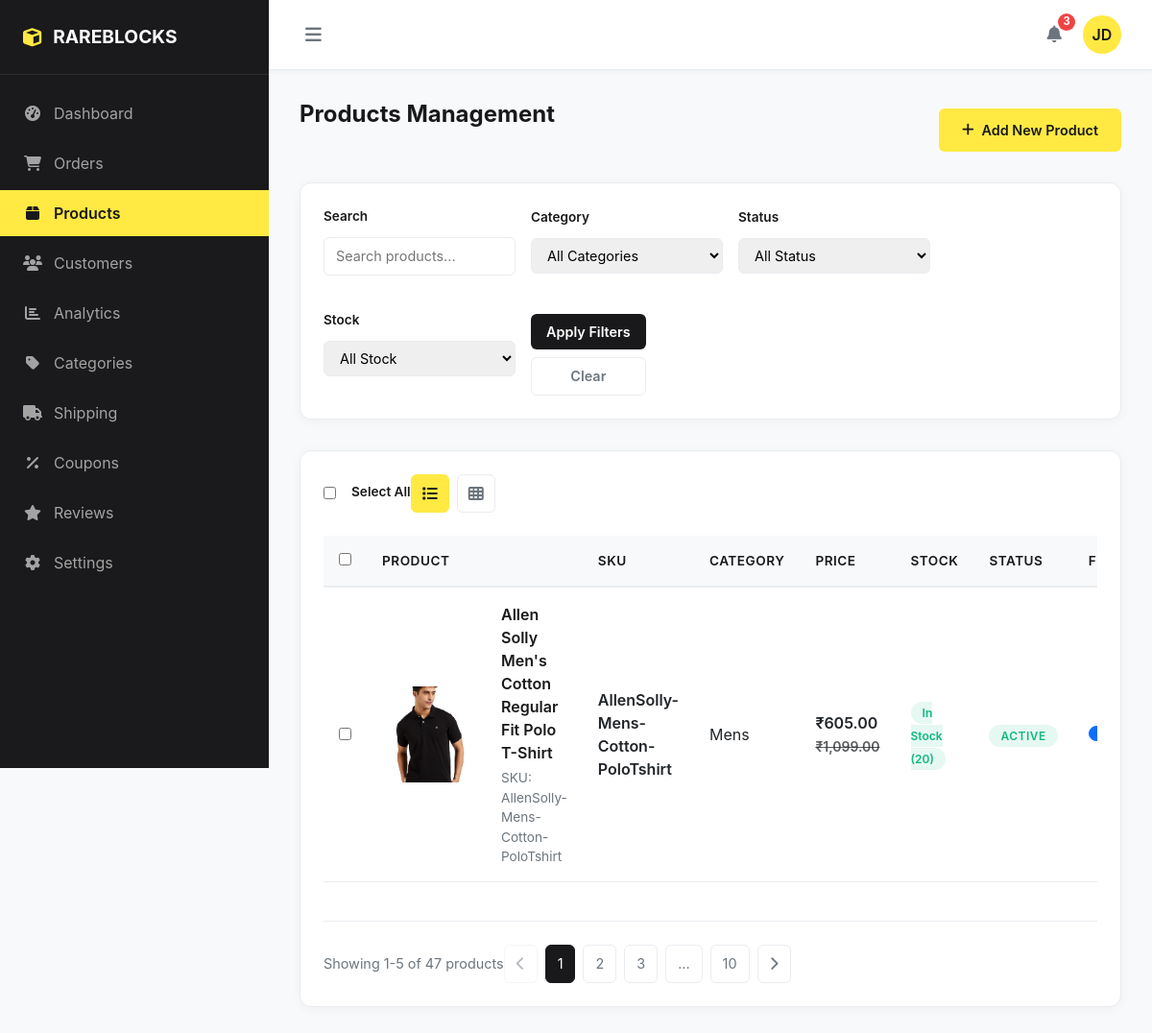
Screenshot of /admin-view-products.php with the database file from the repository.
### tables this page shows
CREATE TABLE `products` (
  `id` int(11) NOT NULL,
  `name` varchar(255) NOT NULL,
  `brand` varchar(100) DEFAULT NULL,
  `slug` varchar(255) NOT NULL,
  `description` text DEFAULT NULL,
  `features` text DEFAULT NULL,
  `specifications` text DEFAULT NULL,
  `sizes` varchar(255) DEFAULT NULL,
  `price` decimal(10,2) NOT NULL,
  `sale_price` decimal(10,2) DEFAULT NULL,
  `sku` varchar(50) DEFAULT NULL,
  `stock_quantity` int(11) NOT NULL DEFAULT 0,
  `category_id` int(11) DEFAULT NULL,
  `image` varchar(255) DEFAULT NULL,
  `status` enum('active','inactive','draft') DEFAULT 'active',
  `featured` tinyint(1) DEFAULT 0,
  `product_type` varchar(20) NOT NULL DEFAULT 'regular',
  `created_at` timestamp NOT NULL DEFAULT current_timestamp(),
  `updated_at` timestamp NOT NULL DEFAULT current_timestamp() ON UPDATE current_timestamp(),
  `is_featured` tinyint(1) DEFAULT 0
);

CREATE TABLE `categories` (
  `id` int(11) NOT NULL,
  `name` varchar(100) NOT NULL,
  `description` text DEFAULT NULL,
  `status` enum('active','inactive') DEFAULT 'active',
  `created_at` timestamp NOT NULL DEFAULT current_timestamp(),
  `updated_at` timestamp NOT NULL DEFAULT current_timestamp() ON UPDATE current_timestamp()
);

### admin-view-products.php (the view, shortened to what this page needs)
<!DOCTYPE html>
<html lang="en">
<head>
    <?php
    $database = new Database();
    $db = $database->getConnection();
    $search = isset($_GET['search']) ? $_GET['search'] : '';
    $query = "SELECT p.*, c.name as category_name,
              (SELECT pi.image_path FROM product_images pi
               WHERE pi.product_id = p.id AND pi.is_primary = 1
               LIMIT 1) as primary_image
              FROM products p
              LEFT JOIN categories c ON p.category_id = c.id
              WHERE 1=1";
    $query .= " ORDER BY p.created_at DESC";
    $stmt = $db->prepare($query);
    $stmt->execute();
    $products = $stmt->fetchAll(PDO::FETCH_ASSOC);
    ?>
    <link href="https://cdnjs.cloudflare.com/ajax/libs/bootstrap/5.3.0/css/bootstrap.min.css" rel="stylesheet">
    <link href="https://cdnjs.cloudflare.com/ajax/libs/font-awesome/6.4.0/css/all.min.css" rel="stylesheet">
</head>
<body>
    <nav class="sidebar" id="sidebar">
        <div class="sidebar-header">
            <a href="#" class="sidebar-brand">
                <i class="fas fa-cube"></i>
                <span>RAREBLOCKS</span>
            </a>
        </div>
        <div class="sidebar-nav">
            <ul class="nav flex-column">
                <li class="nav-item">
                    <a href="admin-dashboard.php" class="nav-link">
                        <i class="fas fa-tachometer-alt"></i>
                        <span>Dashboard</span>
                    </a>
                </li>
                <li class="nav-item">
                    <a href="admin-view-orders.php" class="nav-link">
                        <i class="fas fa-shopping-cart"></i>
                        <span>Orders</span>
                    </a>
                </li>
                <li class="nav-item">
                    <a href="admin-view-products.php" class="nav-link active">
                        <i class="fas fa-box"></i>
                        <span>Products</span>
                    </a>
                </li>
                <li class="nav-item">
                    <a href="admin-view-customer.php" class="nav-link">
                        <i class="fas fa-users"></i>
                        <span>Customers</span>
                    </a>
                </li>
                <li class="nav-item">
                    <a href="admin-analytics.php" class="nav-link">
                        <i class="fas fa-chart-bar"></i>
                        <span>Analytics</span>
                    </a>
                </li>
                <li class="nav-item">
                    <a href="category.php" class="nav-link">
                        <i class="fas fa-tag"></i>
                        <span>Categories</span>
                    </a>
                </li>
                <li class="nav-item">
                    <a href="#" class="nav-link">
                        <i class="fas fa-truck"></i>
                        <span>Shipping</span>
                    </a>
                </li>
                <li class="nav-item">
                    <a href="#" class="nav-link">
                        <i class="fas fa-percent"></i>
                        <span>Coupons</span>
                    </a>
                </li>
                <li class="nav-item">
                    <a href="#" class="nav-link">
                        <i class="fas fa-star"></i>
                        <span>Reviews</span>
                    </a>
                </li>
                <li class="nav-item">
                    <a href="admin-setting.php" class="nav-link">
                        <i class="fas fa-cog"></i>
                        <span>Settings</span>
                    </a>
                </li>
            </ul>
        </div>
    </nav>
    <div class="main-content" id="mainContent">
        <div class="top-bar">
            <button class="toggle-btn" id="toggleSidebar">
                <i class="fas fa-bars"></i>
            </button>
            <div class="user-menu">
                <button class="notification-btn">
                    <i class="fas fa-bell"></i>
                    <span class="badge">3</span>
                </button>
                <div class="user-avatar">
                    JD
                </div>
            </div>
        </div>
        <div class="page-content">
            <div class="d-flex justify-content-between align-items-center mb-4">
                <h1 class="page-title">Products Management</h1>
                <a href="add-product.php" class="add-product-btn">
                    <i class="fas fa-plus"></i>
                    Add New Product
                </a>
            </div>
            <div class="filter-bar">
                <form method="GET" action="" id="filterForm">
                    <div class="filter-row">
                        <div class="filter-group">
                            <label class="filter-label">Search</label>
                            <input type="text" class="filter-input" name="search" placeholder="Search products..." value="<?php echo htmlspecialchars($search); ?>">
                        </div>
                        <div class="filter-group">
                            <label class="filter-label">Category</label>
                            <select class="filter-input" name="category">
                                <option value="">All Categories</option>
                            </select>
                        </div>
                        <div class="filter-group">
                            <label class="filter-label">Status</label>
                            <select class="filter-input" name="status">
                                <option value="">All Status</option>
                            </select>
                        </div>
                        <div class="filter-group">
                            <label class="filter-label">Stock</label>
                            <select class="filter-input" name="stock">
                                <option value="">All Stock</option>
                            </select>
                        </div>
                        <div class="filter-group" style="margin-top: 1.5rem;">
                            <button type="submit" class="filter-btn">Apply Filters</button>
                            <button type="button" class="filter-btn secondary" onclick="clearFilters()">Clear</button>
                        </div>
                    </div>
                </form>
            </div>
            <div class="products-table">
                <div class="products-header">
                    <div class="d-flex align-items-center gap-3">
                        <input type="checkbox" id="selectAll" onchange="toggleSelectAll()">
                        <span class="filter-label">Select All</span>
                    </div>
                    <div class="view-toggle">
                        <button class="view-btn active" title="List View">
                            <i class="fas fa-list"></i>
                        </button>
                        <button class="view-btn" title="Grid View">
                            <i class="fas fa-th"></i>
                        </button>
                    </div>
                </div>
                <div class="table-responsive">
                    <table class="table custom-table">
                        <thead>
                            <tr>
                                <th width="50">
                                    <input type="checkbox" onchange="toggleSelectAll()">
                                </th>
                                <th>Product</th>
                                <th>SKU</th>
                                <th>Category</th>
                                <th>Price</th>
                                <th>Stock</th>
                                <th>Status</th>
                                <th>Featured</th>
                            </tr>
                        </thead>
                        <tbody>
                            <?php
                            foreach ($products as $product):
                                $stockClass = '';
                                $stockText = '';
                                if ($product['stock_quantity'] > 5) {
                                    $stockClass = 'stock-in';
                                    $stockText = 'In Stock (' . $product['stock_quantity'] . ')';
                                } elseif ($product['stock_quantity'] > 0) {
                                    $stockClass = 'stock-low';
                                    $stockText = 'Low Stock (' . $product['stock_quantity'] . ')';
                                } else {
                                    $stockClass = 'stock-out';
                                    $stockText = 'Out of Stock';
                                }
                            ?>
                            <tr>
                                <td>
                                    <input type="checkbox" class="product-checkbox">
                                </td>
                                <td>
                                    <div class="product-info">
                                        <div class="product-image">
                                            <?php if (!empty($product['primary_image']) && file_exists($product['primary_image'])): ?>
                                                <img src="<?php echo htmlspecialchars($product['primary_image']); ?>" alt="<?php echo htmlspecialchars($product['name']); ?>">
                                            <?php elseif (!empty($product['image']) && file_exists($product['image'])): ?>
                                                <img src="<?php echo htmlspecialchars($product['image']); ?>" alt="<?php echo htmlspecialchars($product['name']); ?>">
                                            <?php else: ?>
                                                <i class="fas fa-box fa-lg"></i>
                                            <?php endif; ?>
                                        </div>
                                        <div>
                                            <div class="product-name"><?php echo htmlspecialchars($product['name']); ?></div>
                                            <div class="product-sku">SKU: <?php echo htmlspecialchars($product['sku']); ?></div>
                                        </div>
                                    </div>
                                </td>
                                <td class="fw-semibold"><?php echo htmlspecialchars($product['sku']); ?></td>
                                <td><?php echo htmlspecialchars($product['category_name'] ?? 'Uncategorized'); ?></td>
                                <td class="fw-semibold">
                                    <?php if ($product['sale_price']): ?>
                                        ₹<?php echo number_format($product['sale_price'], 2); ?>
                                        <small class="text-muted text-decoration-line-through">₹<?php echo number_format($product['price'], 2); ?></small>
                                    <?php else: ?>
                                        ₹<?php echo number_format($product['price'], 2); ?>
                                    <?php endif; ?>
                                </td>
                                <td>
                                    <span class="stock-badge <?php echo $stockClass; ?>"><?php echo $stockText; ?></span>
                                </td>
                                <td>
                                    <span class="status-badge status-<?php echo $product['status']; ?>"><?php echo ucfirst($product['status']); ?></span>
                                </td>
                                <td>
                                    <div class="form-check form-switch">
                                        <input class="form-check-input featured-toggle" type="checkbox"
                                               data-product-id="<?php echo $product['id']; ?>"
                                               <?php echo $product['is_featured'] ? 'checked' : ''; ?>>
                                    </div>
                                </td>
                            </tr>
                            <?php endforeach; ?>
                        </tbody>
                    </table>
                </div>
                <div class="pagination-wrapper">
                    <div class="pagination-info">
                        Showing 1-5 of 47 products
                    </div>
                    <div class="pagination">
                        <button class="page-btn" disabled>
                            <i class="fas fa-chevron-left"></i>
                        </button>
                        <button class="page-btn active">1</button>
                        <button class="page-btn">2</button>
                        <button class="page-btn">3</button>
                        <button class="page-btn">...</button>
                        <button class="page-btn">10</button>
                        <button class="page-btn">
                            <i class="fas fa-chevron-right"></i>
                        </button>
                    </div>
                </div>
            </div>
        </div>
    </div>
</body>
</html>

### rows the page displays
products: name "Allen Solly Men's Cotton Regular Fit Polo T-Shirt", sku "AllenSolly-Mens-Cotton-PoloTshirt", category.name "Mens", sale_price "605.00", price "1,099.00", stock_quantity "In Stock (20)", status "ACTIVE", is_featured "☑"
